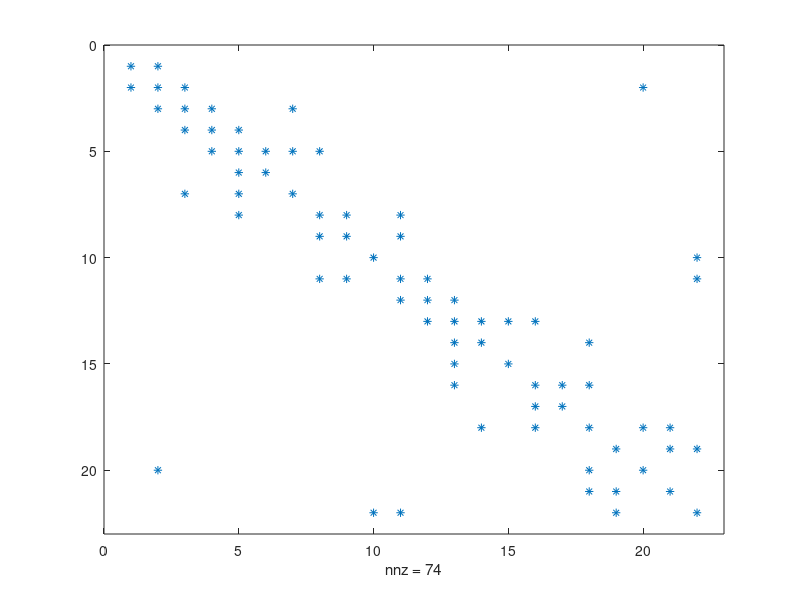

Write MATLAB code to recreate this figure.
% SCRIPT MATLAB PROGETTO SISTEMI ELETTRICI DI POTENZA 2024
% REINALDO AVELINO DA SILVA JUNIOR 
% 322110

clear; clc;

% Definizione dei nodi e dei rami 
% 26 rami; 22 nodi
nodo1 = zeros(26);
nodo2 = zeros(26);

%                Stazioni
nodo1(1) = 1; % Trapani-Salemi 
nodo2(1) = 2; % Partanna
nodo1(2) = 2;
nodo2(2) = 3; % Partinico
nodo1(3) = 3;
nodo2(3) = 4; % Bellolampo
nodo1(4) = 4;
nodo2(4) = 5; % Termini
nodo1(5) = 5;
nodo2(5) = 6; % Caracoli
nodo1(6) = 5;
nodo2(6) = 7; % Ciminna
nodo1(7) = 7;
nodo2(7) = 3;
nodo1(8) = 5;
nodo2(8) = 8; % Corriolo
nodo1(9) = 8;
nodo2(9) = 9; % S. F. Mela
nodo1(10) = 9;
nodo2(10) = 11; % Sorgente
nodo1(11) = 11;
nodo2(11) = 8;
nodo1(12) = 11;
nodo2(12) = 12; % Misterbianco
nodo1(13) = 12;
nodo2(13) = 13; % Melili
nodo1(14) = 13;
nodo2(14) = 14; % Priolo
nodo1(15) = 13; 
nodo2(15) = 15; % Anapo
nodo1(16) = 13;
nodo2(16) = 16; % Ragusa
nodo1(17) = 16;
nodo2(17) = 18; % Chiaramonte Gulfi
nodo1(18) = 18;
nodo2(18) = 14; %% errore: non ho considerato il generatore ISAB
nodo1(19) = 21;
nodo2(19) = 19; 
nodo1(20) = 19; % Patemo
nodo2(20) = 22;
nodo1(21) = 18;
nodo2(21) = 20; % Favara
nodo1(22) = 20;
nodo2(22) = 2;
nodo1(23) = 16;
nodo2(23) = 17; 
nodo1(24) = 22; 
nodo2(24) = 10; % Scilla
% Rami trasformatore
nodo1(25) = 18; 
nodo2(25) = 21; % Trafo Chiaramonte 220-280
nodo1(26) = 11;
nodo2(26) = 22; % Trafo Sorgente 380-220

% Distanze misurate con Google Maps in [m]
a = [44; 40; 17; 40; 3; 15; 40; 140; 4; 4; 4; 74;
    39; 7; 7; 50; 11; 40; 62; 70; 97; 80; 115; 39]'*1e3;

% Costanti fisiche
v0 = 299.792458*1e6; % [m/s]
mu0 = 4*pi*1e-7; % [H/m]
eps0 = 1/(mu0*v0^2); % [F/m]
Zv = sqrt(mu0/eps0); % [Ohm]

% Dati delle linee (alluminio)
V1 = 380e3; % [V]
V2 = 220e3; % [V]
n1 = 3;
n2 = 1;
f = 50; % [Hz]
w = 2*pi*f;

Sb = 1000e6; % [VA] potenza di base
Zb1 = V1^2/Sb;
Zb2 = V2^2/Sb;
Yb1 = 1/Zb1;
Yb2 = 1/Zb2;

Dab1 = 7.4; % [m]
Dbc1 = 7.4; % [m]
Dca1 = 14.8; % [m]
Dab2 = 9.5; % [m]
Dbc2 = 8.4; % [m]
Dca2 = 6.1; % [m]
d1 = 31.5e-3; % [m]
d2 = 26.9e-3; % [m]
Df = 0.4; % [m]
S1 = 519.5e-6; % [m2]
S2 = 349.2e-6; % [m2]
gama = 34e6; % [Sm/m2]
rho = 1/gama; % [Ohm/m]
B = 228; % [C]
theta = 50; % [C]
theta0 = 20; % [C]
KL1 = 0.810; % fattore per l'induttanza interna
KL2 = 0.826;

% Dati delle linee in cavo
x = 0.17e-3; % [Ohm/m]
c = 250e-12; % [F/m]
r3 = 0.02e-3; % [Ohm/m] tipo 1 380 kV
r4 = 0.06e-3; % [Ohm/m] tipo 2 220 kV

% Calcoli Zcc trafi (assumendo Zcc = j*Xcc)
Xcc = 14/100*(380e3)^2/400e6; % [Ohm]
Xcc = Xcc/Zb1;

% Calcoli rlc delle linee
Dm1 = (Dab1*Dbc1*Dca1)^(1/3);
Dm2 = (Dab2*Dbc2*Dca2)^(1/3);
Delta = Df/sin(pi/3);
deqL1 = (3*KL1*d1*(Delta)^(3-1))^(1/3);
deqL2 = KL2*d2;
deqC1 = (3*d1*(Df/sin(pi/3))^(3-1))^(1/3);
deqC2 = d2;
l1 = mu0/(2*pi)*log(2*Dm1/deqL1);
l2 = mu0/(2*pi)*log(2*Dm2/deqL2);
c1 = 2*pi*eps0/log(2*Dm1/deqC1);
c2 = 2*pi*eps0/log(2*Dm2/deqC2);
r1 = rho/(n1*S1)*(B+theta)/(B+theta0);
r2 = rho/(n2*S2)*(B+theta)/(B+theta0);

% Ammettenze
Z01 = sqrt((r1+j*w*l1)/(j*w*c1));
gama1 = sqrt((r1+j*w*l1)*(j*w*c1));
Z02 = sqrt((r2+j*w*l2)/(j*w*c2));
gama2 = sqrt((r2+j*w*l2)*(j*w*c2));
Z03 = sqrt((r3+j*x)/(j*w*c));
gama3 = sqrt((r3+j*x)*(j*w*c));
Z04 = sqrt((r4+j*x)/(j*w*c));
gama4 = sqrt((r4+j*x)*(j*w*c));
Z01 = Z01/Zb1;
Z02 = Z02/Zb2;
Z03 = Z03/Zb1;
Z04 = Z04/Zb2;
ZL1 = Z01*sinh(gama1.*a);
YT1 = tanh(gama1.*a/2)/Z01;
ZL2 = Z02*sinh(gama2.*a);
YT2 = tanh(gama2.*a/2)/Z02;
ZL3 = Z03*sinh(gama3.*a);
YT3 = tanh(gama3.*a/2)/Z03;
ZL4 = Z04*sinh(gama4.*a);
YT4 = tanh(gama4.*a/2)/Z04;

yl12 = zeros(26);
yt12 = zeros(26);
yt21 = zeros(26);

for r = 1:16 % tra il ramo 1 e il ramo 16
    % tensione 220 kV - caso 2
    yl12(r) = 1/ZL2(r);
    yt12(r) = YT2(r);
    yt21(r) = YT2(r);
end

yl12(17) = (1/ZL2(17))*2; % doppia terna
yt12(17) = YT2(17)*2; % Chiaramonte - Ragusa
yt21(17) = YT2(17)*2;

for r = 18:20 % tra il ramo 18 e il ramo 20
    % tensione 380 kV - caso 1
    yl12(r) = 1/ZL1(r);
    yt12(r) = YT1(r);
    yt21(r) = YT1(r);
end

for r = 21:22
    % tensione 220 kV - caso 2
    yl12(r) = 1/ZL2(r);
    yt12(r) = YT2(r);
    yt21(r) = YT2(r);
end

% Linee in cavo - 2 cavi 
yl12(23) = (1/ZL4(23))*2;
yt12(23) = YT4(23)*2;
yt21(23) = YT4(23)*2;
yl12(24) = (1/ZL3(24))*2;
yt12(24) = YT3(24)*2;
yt21(24) = YT3(24)*2;

% Trasformatori (circuito equivalente pi greco)
yl12(25) = 1/(j*Xcc);
yt12(25) = 0;
yt21(25) = 0;
yl12(26) = 1/(j*Xcc);
yt12(26) = 0;
yt21(26) = 0;

% Ammettenze trasversali
% Reattori di compensazione agli estremi XR = 1/BT => YR = -YT
nodo0 = [16, 17, 22, 10]; % nodi dei rami 23 e 24 (linee in cavo)
yt0 = [-YT4(23)*2, -YT4(23)*2, -YT3(23)*2, -YT3(23)*2];

% Algoritmo matrice ammettenze nodali Ybus
% 1) Costruzione dei nodi
Ybus = zeros(22, 22); % 22 nodi

% 2) Costruzione dei rami
for r=1:26
    k = nodo1(r);
    i = nodo2(r);
    Ybus(k,k) = Ybus(k,k) + yt12(r) + yl12(r);
    Ybus(i,i) = Ybus(i,i) + yt21(r) + yl12(r);
    Ybus(k,i) = Ybus(k,i) - yl12(r);
    Ybus(i,k) = Ybus(i,k) - yl12(r);
end

% 3) Costruzione delle ammettenze trasversali dei nodi
for t=1:4
    k = nodo0(t);
    Ybus(k,k) = Ybus(k,k) + yt0(t);
end

% Calcolo della matrice delle impedenze
Zbus = inv(Ybus);

% Rappresentazione grafica
spy(Ybus)
%spy(Zbus)

% Fine
disp('SEP24 / Reinaldo Avelino / 322110')
